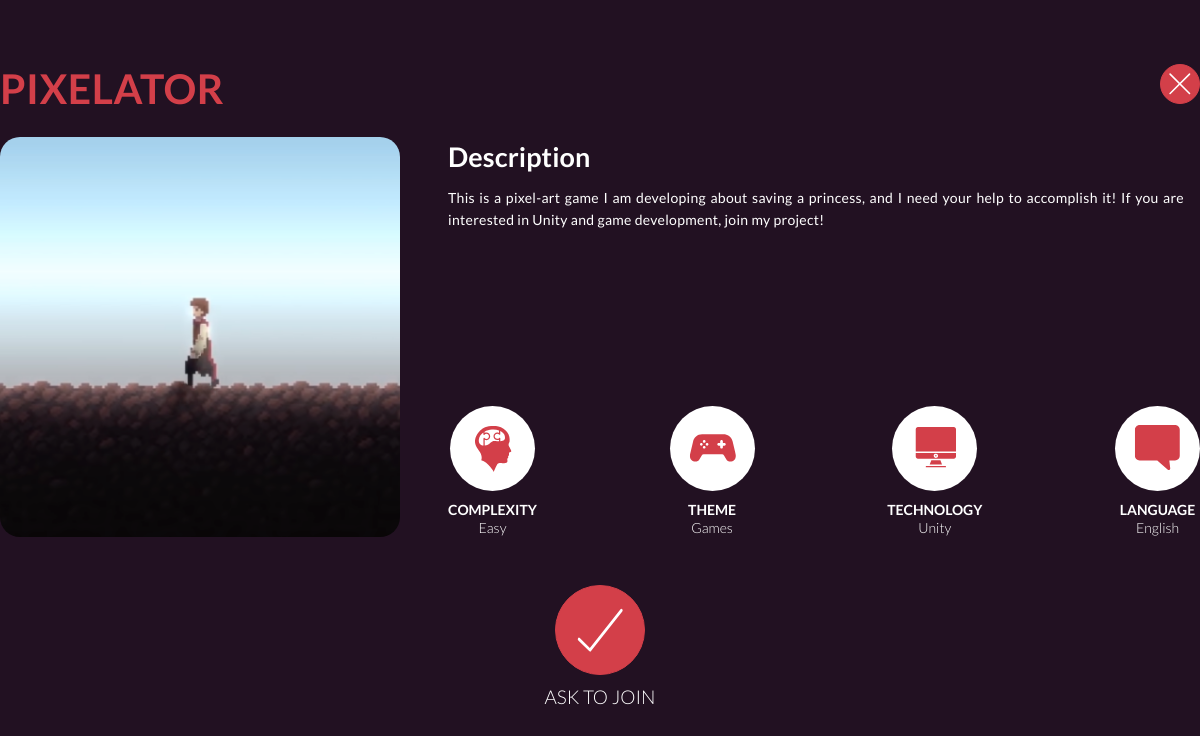
Page /request_page/1/ (signed in) on the committed database.
### matchcore/models.py (models this page shows, shortened)
class Project(models.Model):
    STATE = [
        ('O', 'Ongoing'),
        ('A', 'Archived'),
    ]
    title = models.CharField(max_length=50)
    small_description = models.CharField(max_length=100)
    big_description = models.CharField(max_length=1000)
    img = models.ImageField(upload_to='images/projects', default='')
    state = models.CharField(max_length=1, choices=STATE)
    tags = models.ManyToManyField(ProjectTag)
    participants = models.ManyToManyField(Person, through='ProjectParticipation')

class ProjectTag(models.Model):
    ARCHETYPE = [
        ('C', 'Complexity'),
        ('T', 'Theme'),
        ('D', 'Technology'),
        ('L', 'Language'),
    ]
    name = models.CharField(max_length=10)
    archetype = models.CharField(max_length=1, choices=ARCHETYPE, default='C')

### matchcore/views.py (the view)
# urls.py: path('request_page/<int:project_id>/', views.request_page, name="request_page"),
def request_page(request, project_id):
    project = Project.objects.get(id=project_id)
    notif = Notification.objects.filter(type="JR").filter(project__id=project_id).filter(
        sender=request.user.person).first()
    requested = False
    if notif is not None:
        requested = True
    notif = Notification.objects.filter(type="RS").filter(project__id=project_id).filter(
        receiver=request.user.person).first()
    if notif is not None:
        requested = True
    context = {
        'project': project,
        'requested': requested,
    }
    return render(request, 'matchcore/request_page.html', context)

### matchcore/templates/matchcore/request_page.html (shortened to what this page needs)
{% extends "matchcore/layout_empty.html" %}
{% load static %}
{% block main %}
<div class="container project-view">
	<div class="h-100 d-flex flex-column justify-content-center">
		<div class="row mb-3">
			<div class="col px-0">
				<h1>{{project.title}}</h1>
			</div>
			<div class="col text-right px-0">
				<a href="{% url 'find_page' %}" class="close-button btn btn-primary">
					<img src="{% static 'matchcore/images/close.svg' %}">
				</a>
			</div>
		</div>
		<div class="row">
			<div class="col-4 mr-4 embed-responsive embed-responsive-1by1">
				<img class="project-picture embed-responsive-item" src="{{project.img.url}}">
			</div>
			<div class="col project-info ml-4">
				<div class="row"><h2>Description</h2></div>
				<div class="row project-long-desc pr-3 mb-5 scrollable">
					<p>{{project.big_description}}</p>
				</div>
				<div class="row project-tags">
					<div class="tags-item">
						<div class="tags-circle"><img src="{% static 'matchcore/images/projects/tag-complexity.svg' %}"></div>
						<div class="tags-desc">
							<span class="tags-name">Complexity</span>
							{% for t in project.tags.all %}
								{% if t.archetype == 'C' %}
									{{t.name}}
								{% endif %}
							{% endfor %}
						</div>
					</div>
					<div class="tags-item">
						<div class="tags-circle"><img src="{% static 'matchcore/images/projects/tag-theme.svg' %}"></div>
						<div class="tags-desc">
							<span class="tags-name">Theme</span>
							{% for t in project.tags.all %}
								{% if t.archetype == 'T' %}
									{{t.name}}
								{% endif %}
							{% endfor %}
						</div>
					</div>
					<div class="tags-item">
						<div class="tags-circle"><img src="{% static 'matchcore/images/projects/tag-technology.svg' %}"></div>
						<div class="tags-desc">
							<span class="tags-name">Technology</span>
							{% for t in project.tags.all %}
								{% if t.archetype == 'D' %}
									{{t.name}}
								{% endif %}
							{% endfor %}
						</div>
					</div>
					<div class="tags-item">
						<div class="tags-circle"><img src="{% static 'matchcore/images/projects/tag-language.svg' %}"></div>
						<div class="tags-desc">
							<span class="tags-name">Language</span>
							{% for t in project.tags.all %}
								{% if t.archetype == 'L' %}
									{{t.name}}
								{% endif %}
							{% endfor %}
						</div>
					</div>
				</div>
			</div>
		</div>
		<div class="row text-center justify-content-center mt-5 mb-4">
			<div class="col">
				{% if requested %}
				<span class="join-button-text d-block">Request Sent</span>
				{% else %}
				<form action="submit" method="post">
					<button class="join-button btn btn-primary mb-2" type="submit"><img src="{% static 'matchcore/images/accept_white.svg' %}"></button>
					<span class="join-button-text d-block">Ask to Join</span>
				</form>
				{% endif %}
			</div>
		</div>
	</div>
</div>
{% endblock %}

### rows in the picture
Project: title "PIXELATOR", img (picture), big_description "This is a pixel-art game I am developing about saving a princess, and I need your help to accomplish it! If you are interested in Unity and game development, join my project!"
ProjectTag: name "Easy"
ProjectTag: name "Games"
ProjectTag: name "Unity"
ProjectTag: name "English"
